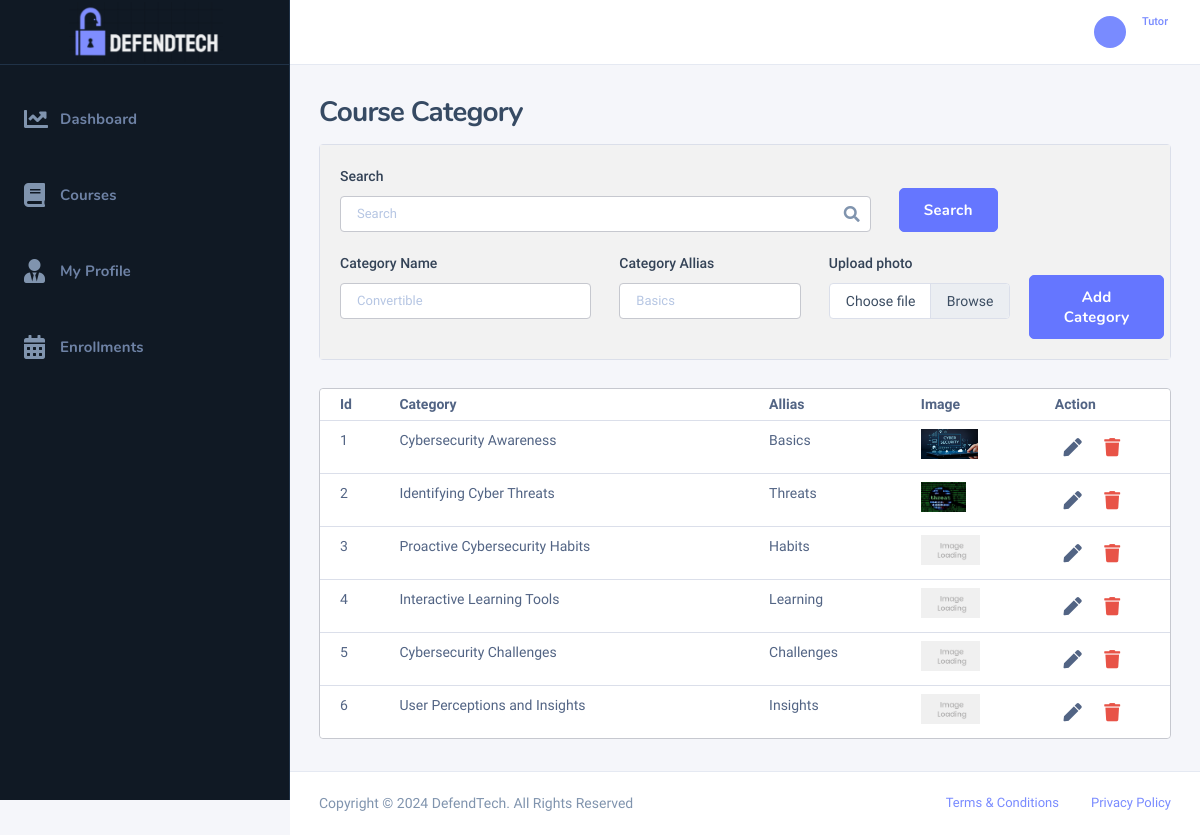
/admin/add-course-category.php (signed in), run on the app's committed database.
### tables this page shows
CREATE TABLE `course_category` (
  `cc_id` bigint(20) NOT NULL,
  `cc_name` varchar(50) NOT NULL,
  `cc_allias` varchar(20) NOT NULL,
  `cc_image` longblob NOT NULL,
  `cc_status` tinyint(4) NOT NULL,
  `created_at` timestamp NOT NULL DEFAULT current_timestamp(),
  `updated_at` timestamp NOT NULL DEFAULT current_timestamp()
);

### admin/add-course-category.php (the view, shortened to what this page needs)
<?php
include 'config/connection.php';
?>
<!DOCTYPE html>
<html>
<?php
include 'include/header-links.php';
?>
<body class="nk-body bg-lighter npc-general has-sidebar ">
    <div class="nk-app-root">
        <div class="nk-main ">
            <?php
            include 'include/sidebar.php';
            ?>
            <div class="nk-wrap ">
                <?php
                include 'include/header.php';
                ?>
                <div class="nk-content ">
                    <div class="container-fluid">
                        <div class="nk-content-inner">
                            <div class="nk-content-body">
                                <div class="components-preview wide-lg mx-auto">
                                    <div class="nk-block-head nk-block-head-sm">
                                        <div class="nk-block-between">
                                            <div class="nk-block-head-content">
                                                <h3 class="nk-block-title page-title">Course Category</h3>
                                            </div>
                                        </div>
                                    </div>
                                    <div class="nk-block nk-block-lg">
                                        <div class="card card-bordered card-preview">
                                            <div class="card-inner bg-grey">
                                                <form method="post">
                                                    <div class="row g-gs mb-20">
                                                        <div class="col-md-8">
                                                            <div class="form-group">
                                                                <label class="form-label" for="search">Search</label>
                                                                <div class="form-control-wrap">
                                                                    <div class="form-icon form-icon-right">
                                                                        <em class="icon fas fa-search"></em>
                                                                    </div>
                                                                    <input type="text" class="form-control" id="search" name="search" placeholder="Search" required>
                                                                </div>
                                                            </div>
                                                        </div>
                                                        <div class="col-md-4">
                                                            <div class="form-group">
                                                                <div class="form-control-wrap">
                                                                    <button type="submit" class="btn btn-lg btn-primary">Search</button>
                                                                </div>
                                                            </div>
                                                        </div>
                                                    </div>
                                                </form>
                                                <form method="post" enctype="multipart/form-data">
                                                    <div class="row g-gs">
                                                        <div class="col-md-4">
                                                            <div class="form-group">
                                                                <label class="form-label" for="categoryName">Category Name</label>
                                                                <div class="form-control-wrap">
                                                                    <input type="text" class="form-control" id="categoryName" name="cc_name" placeholder="Convertible" required>
                                                                </div>
                                                            </div>
                                                        </div>
                                                        <div class="col-md-3">
                                                            <div class="form-group">
                                                                <label class="form-label" for="categoryAllias">Category Allias</label>
                                                                <div class="form-control-wrap">
                                                                    <input type="text" class="form-control" id="categoryAllias" name="cc_allias" placeholder="Basics" required>
                                                                </div>
                                                            </div>
                                                        </div>
                                                        <div class="col-md-3">
                                                            <div class="form-group">
                                                                <label class="form-label" for="noofseats">Upload photo</label>
                                                                <div class="form-control-wrap">
                                                                    <div class="form-file">
                                                                        <label class="form-file-label" for="customFile">Choose file</label>
                                                                    </div>
                                                                </div>
                                                            </div>
                                                        </div>
                                                        <div class="col-md-2 pr-0 pl-5">
                                                            <div class="form-group">
                                                                <div class="form-control-wrap">
                                                                    <button type="submit" class="btn btn-lg btn-primary" name="addCategory">Add Category</button>
                                                                </div>
                                                            </div>
                                                        </div>
                                                    </div>
                                                </form>
                                            </div>
                                        </div>
                                        <div class="card card-bordered">
                                            <?php
                                            $search = isset($_POST["search"]) ? $_POST["search"] : '';
                                            $sql = "SELECT * FROM `course_category` WHERE cc_name LIKE '%$search%'";
                                            if (!($result = $conn->query($sql))) {
                                                echo 'Retrieval of data from Database Failed - #' . $sql . ': ' . $conn->error;
                                            } else {
                                            ?>
                                                <div class="table-responsive">
                                                    <table class="table">
                                                        <thead>
                                                            <tr>
                                                                <th>Id</th>
                                                                <th>Category</th>
                                                                <th>Allias</th>
                                                                <th>Image</th>
                                                                <th>Action</th>
                                                            </tr>
                                                        </thead>
                                                        <tbody>
                                                            <?php
                                                            if ($result->num_rows == 0) {
                                                                echo '<tr><td colspan="4">No Rows Returned</td></tr>';
                                                            } else {
                                                                while ($row = $result->fetch_assoc()) {
                                                            ?>
                                                                    <tr>
                                                                        <td><?php echo $row['cc_id']; ?></td>
                                                                        <td><?php echo $row['cc_name']; ?></td>
                                                                        <td><?php echo $row['cc_allias']; ?></td>
                                                                        <td>
                                                                            <img src="../assets/images/img-loading.png"
                                                                                data-src="assets/images/category/<?php echo $row['cc_image']; ?>"
                                                                                height="30" alt="Category image"
                                                                                onerror="this.src='../assets/images/img-loading.png'" />
                                                                        </td>
                                                                        <td class="nk-tb-col nk-tb-col-tools">
                                                                            <ul class="nk-tb-actions gx-1 justify-content-start">
                                                                                <li class="nk-tb-action">
                                                                                    <a href="edit-course-category.php?cc_id=<?php echo $row['cc_id']; ?>" class="btn btn-trigger btn-icon" data-bs-toggle="tooltip" data-bs-placement="top" title="Edit">
                                                                                        <em class="icon fas fa-pen"></em>
                                                                                    </a>
                                                                                    <button class="btn btn-trigger btn-icon" onclick="deleteData('<?php echo $row['cc_id']; ?>')" data-bs-toggle="tooltip" data-bs-placement="top" title="Delete">
                                                                                        <em class="icon fas fa-trash text-danger"></em>
                                                                                    </button>
                                                                                </li>
                                                                            </ul>
                                                                        </td>
                                                                    </tr>
                                                            <?php
                                                                }
                                                            }
                                                            ?>
                                                        </tbody>
                                                    </table>
                                                </div>
                                            <?php
                                            }
                                            ?>
                                        </div>
                                    </div>
                                </div>
                            </div>
                        </div>
                    </div>
                </div>
                <?php
                include 'include/dashboard-footer.php';
                ?>
            </div>
        </div>
    </div>
</body>
</html>

### admin/assets/css/common-class.css (style rules this page uses)
.bg-grey { background-color: #f2f2f2; }
.mb-20 { margin-bottom: 20px; }
.pr-0 { padding-right: 0; }
.pl-5 { padding-left: 5px; }

### data on the page
course_category: cc_id "1", cc_name "Cybersecurity Awareness", cc_allias "Basics", cc_image (picture)
course_category: cc_id "2", cc_name "Identifying Cyber Threats", cc_allias "Threats", cc_image (picture)
course_category: cc_id "3", cc_name "Proactive Cybersecurity Habits", cc_allias "Habits"
course_category: cc_id "4", cc_name "Interactive Learning Tools", cc_allias "Learning"
course_category: cc_id "5", cc_name "Cybersecurity Challenges", cc_allias "Challenges"
course_category: cc_id "6", cc_name "User Perceptions and Insights", cc_allias "Insights"

### other printed values
$_SESSION['designation'] "Tutor"
